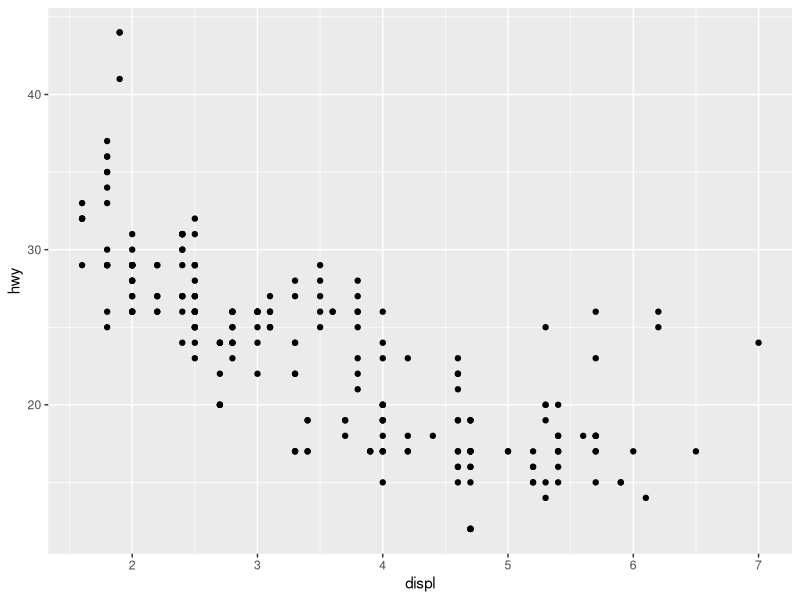
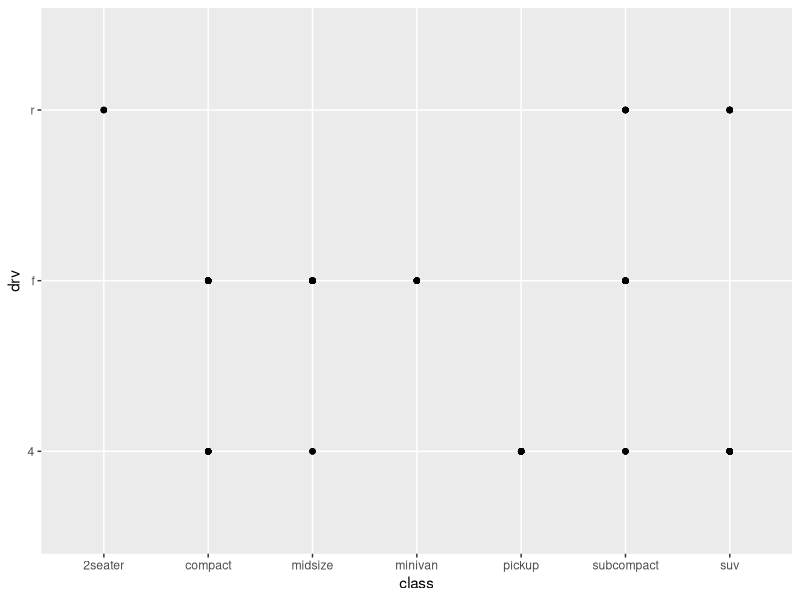

R code for these plots, in order:
library(tidyverse)

# ggplot contains a dataset on vehicles
ggplot2::mpg

# access the docs on the dataset
## LOVE that they are so easily seen in RStudio!!
?mpg

#ggplot() creates a coord system, we then layer on top
ggplot(data = mpg) + 
  # geom_point adds a layer of points i.e. a scatter plot
  # aes() tells the points which cols of data to map to x and y axes
  geom_point(mapping = aes(x = displ, y = hwy))

ggplot(data=mpg) +
  geom_point(aes(x=class, y=drv))

# 3.2.4 Exercises
# Run ggplot(data = mpg). What do you see?
#       ggplot makes an empty axes plot, even though it has data attached
#   How many rows are in mpg? How many columns?
#       mpg is a tibble of 234 rows x 11 cols
#   What does the drv variable describe? Read the help for ?mpg to find out.
#       drv is the type of drive train
# Make a scatterplot of hwy vs cyl.
#       ggplot(data=mpg) +
#           geom_point(aes(x=hwy, y=cyl))
# What happens if you make a scatterplot of class vs drv? Why is the plot not useful?
#     these are both discrete (categorical) variables. Scatter plots need continuous
#     or high granularity ordered discrete variables to be useful
# 

